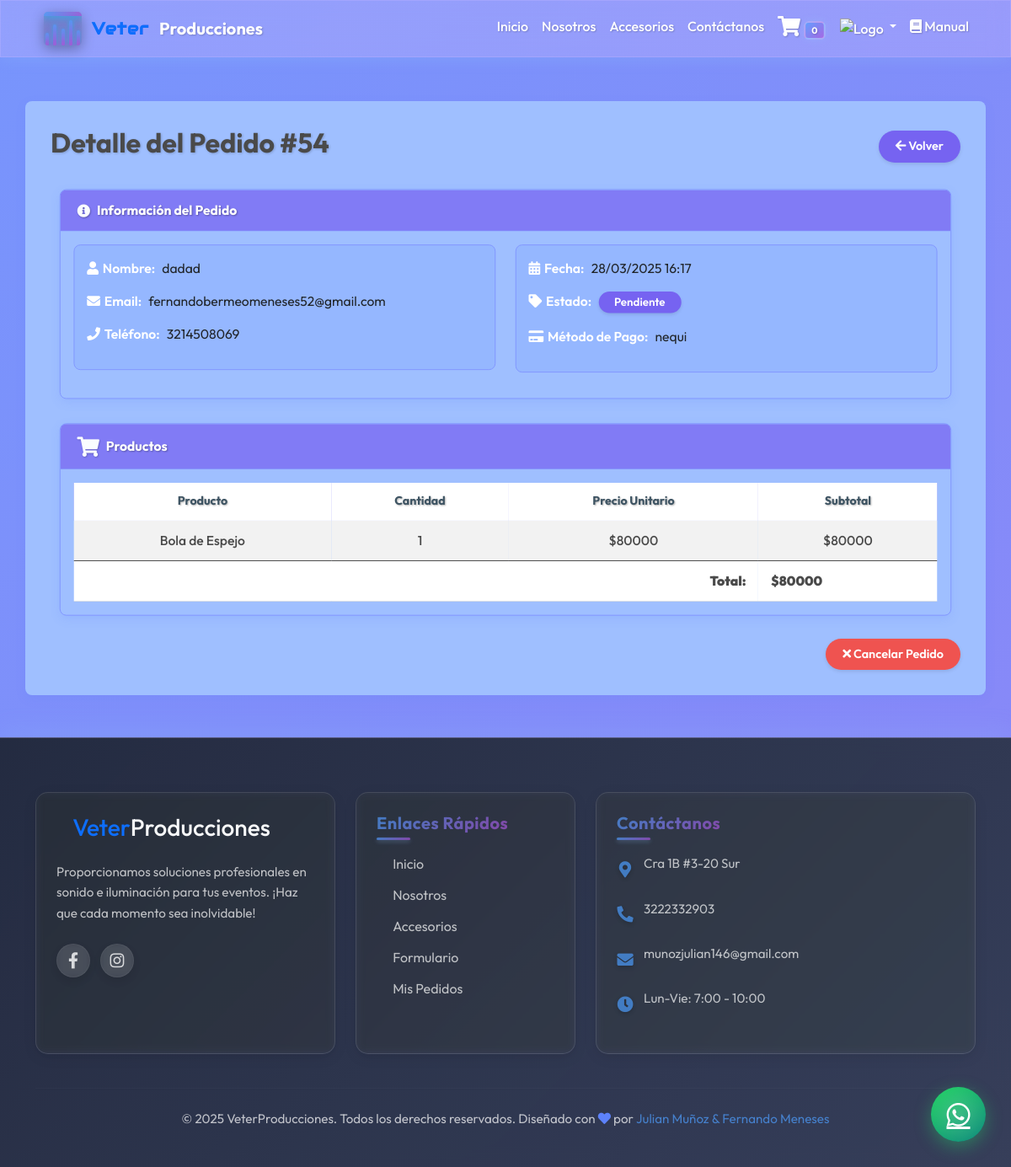
The page /pedido/54/ (signed in) on the database its author committed.
### web/models.py (models this page shows, shortened)
class Orden(models.Model):
    usuario = models.ForeignKey(User, on_delete=models.CASCADE)
    nombre = models.CharField(max_length=200)
    email = models.EmailField()
    telefono = models.CharField(max_length=20)
    fecha_creacion = models.DateTimeField(auto_now_add=True)
    total = models.DecimalField(max_digits=10, decimal_places=2)
    metodo_pago = models.CharField(max_length=50, choices=[
        ('tarjeta', 'Tarjeta de Crédito/Débito'),
        ('transferencia', 'Transferencia Bancaria'),
        ('efectivo', 'Efectivo en Entrega'),
        ('nequi', 'Nequi'),
        ('bancolombia', 'Bancolombia')
    ])
    estado = models.CharField(max_length=50, default='pendiente', choices=[
        ('pendiente', 'Pendiente'),
        ('pagado', 'Pagado'),
        ('cancelado', 'Cancelado')
    ])
    class Meta:
        verbose_name = "Orden"
        verbose_name_plural = "Órdenes"
        ordering = ['-fecha_creacion']

class OrdenItem(models.Model):
    orden = models.ForeignKey(Orden, related_name='items', on_delete=models.CASCADE)
    catalogo = models.ForeignKey(Catalogo, on_delete=models.CASCADE)
    precio = models.DecimalField(max_digits=10, decimal_places=0)
    cantidad = models.PositiveIntegerField(default=1)
    class Meta:
        verbose_name = "Item de Orden"
        verbose_name_plural = "Items de Órdenes"
    def subtotal(self):
        return self.precio * self.cantidad

class Catalogo(models.Model):  # Nombre del modelo en PascalCase
    nombre = models.CharField(max_length=200)
    description = models.TextField()
    precio = models.DecimalField(max_digits=10, decimal_places=2)
    foto = models.ImageField(upload_to='catalogo/')
    disponible = models.BooleanField(default=True)
    fecha_creacion = models.DateTimeField(auto_now_add=True)
    class Meta:
        ordering = ['-fecha_creacion']
        verbose_name = 'Producto del Catálogo'
        verbose_name_plural = 'Productos del Catálogo'

### web/views.py (the view)
# urls.py: path('pedido/<int:pedido_id>/', views.detalle_pedido, name='detalle_pedido'),
@login_required
def detalle_pedido(request, pedido_id):
    orden = get_object_or_404(Orden, id=pedido_id, usuario=request.user)
    return render(request, 'detalle_pedido.html', {
        'pedido': orden,
    })

### web/templates/detalle_pedido.html (shortened to what this page needs)
{% extends 'base.html' %}
{% load static %}
{% block content %}
<link rel="stylesheet" href="{% static 'detalle_pedido.css' %}">
<div class="container pedidos-container" style="margin-top: 120px; margin-bottom: 50px;">
    <div class="d-flex justify-content-between align-items-center mb-4">
        <h2 class="pedidos-title">Detalle del Pedido #{{ pedido.id }}</h2>
        <a href="{% url 'historial_pedidos' %}" class="btn pedido-btn-volver">
            <i class="fas fa-arrow-left"></i> Volver
        </a>
    </div>
    <div class="card pedido-detalle-card mb-4">
        <div class="card-header pedido-detalle-header">
            <h5><i class="fas fa-info-circle"></i> Información del Pedido</h5>
        </div>
        <div class="card-body">
            <div class="row">
                <div class="col-md-6">
                    <div class="cliente-info-row">
                        <p><span class="cliente-info-label"><i class="fas fa-user"></i> Nombre:</span> {{ pedido.nombre }}</p>
                        <p><span class="cliente-info-label"><i class="fas fa-envelope"></i> Email:</span> {{ pedido.email }}</p>
                        <p><span class="cliente-info-label"><i class="fas fa-phone"></i> Teléfono:</span> {{ pedido.telefono }}</p>
                    </div>
                </div>
                <div class="col-md-6">
                    <div class="cliente-info-row">
                        <p><span class="cliente-info-label"><i class="fas fa-calendar-alt"></i> Fecha:</span> {{ pedido.fecha_creacion|date:"d/m/Y H:i" }}</p>
                        <p>
                            <span class="cliente-info-label"><i class="fas fa-tag"></i> Estado:</span>
                            <span class="badge pedido-badge
                                {% if pedido.estado == 'cancelado' %}pedido-badge-cancelado
                                {% elif pedido.estado == 'pagado' %}pedido-badge-pagado
                                {% else %}pedido-badge-pendiente{% endif %}">
                                {{ pedido.estado|title }}
                            </span>
                        </p>
                        <p><span class="cliente-info-label"><i class="fas fa-credit-card"></i> Método de Pago:</span> {{ pedido.metodo_pago }}</p>
                    </div>
                </div>
            </div>
        </div>
    </div>
    <div class="card pedido-detalle-card">
        <div class="card-header pedido-detalle-header">
            <h5><i class="fas fa-shopping-cart"></i> Productos</h5>
        </div>
        <div class="card-body">
            <div class="table-responsive">
                <table class="table table-striped pedido-detalle-table">
                    <thead class="pedido-detalle-thead">
                        <tr>
                            <th>Producto</th>
                            <th>Cantidad</th>
                            <th>Precio Unitario</th>
                            <th>Subtotal</th>
                        </tr>
                    </thead>
                    <tbody>
                        {% for item in pedido.items.all %}
                        <tr>
                            <td>{{ item.catalogo.nombre }}</td>
                            <td>{{ item.cantidad }}</td>
                            <td>${{ item.precio|floatformat:0 }}</td>
                            <td>${{ item.subtotal|floatformat:0 }}</td>
                        </tr>
                        {% endfor %}
                    </tbody>
                    <tfoot>
                        <tr>
                            <td colspan="3" class="text-end"><strong>Total:</strong></td>
                            <td><strong>${{ pedido.total|floatformat:0 }}</strong></td>
                        </tr>
                    </tfoot>
                </table>
            </div>
        </div>
    </div>
    {% if pedido.estado != 'pagado' and pedido.estado != 'cancelado' and pedido.estado != 'completado' %}
    <div class="text-end mt-4">
        <a href="{% url 'cancelar_pedido' pedido.id %}" class="btn pedido-btn-cancelar">
            <i class="fas fa-times"></i> Cancelar Pedido
        </a>
    </div>
    {% endif %}
</div>
{% endblock %}

### web/templates/base.html (shortened to what this page needs)
<!DOCTYPE html>
<html lang="es">
<head>
    <link href="https://cdn.jsdelivr.net/npm/bootstrap@5.3.0/dist/css/bootstrap.min.css" rel="stylesheet">
    <link rel="stylesheet" href="https://cdn.jsdelivr.net/npm/bootstrap-icons@1.11.3/font/bootstrap-icons.min.css">
    <link rel="stylesheet" href="https://cdnjs.cloudflare.com/ajax/libs/font-awesome/6.0.0-beta3/css/all.min.css">
    <link rel="stylesheet" href="https://cdnjs.cloudflare.com/ajax/libs/font-awesome/5.15.4/css/all.min.css">
    {% load static %}
    <link rel="stylesheet" href="{% static 'principal.css' %}">
</head>
<body>
    <nav class="navbar navbar-expand-lg navbar-light fixed-top">
        <div class="container">
            <a href="{% url 'home' %}" class="navbar-brand d-flex align-items-center">
                <div class="navbar-logo">
                    <div class="eq-bar eq-bar-1"></div>
                    <div class="eq-bar eq-bar-2"></div>
                    <div class="eq-bar eq-bar-3"></div>
                    <div class="eq-bar eq-bar-4"></div>
                    <div class="eq-bar eq-bar-5"></div>
                </div>
                <span class="text-primary">Veter</span>Producciones
            </a>
            <div class="collapse navbar-collapse" id="navbar-star">
                <ul class="navbar-nav ms-auto mb-2 mb-lg-0">
                    <li class="nav-item"><a class="nav-link" href="{% url 'home' %}">Inicio</a></li>
                    <li class="nav-item"><a class="nav-link" href="{% url 'nosotros' %}">Nosotros</a></li>
                    <li class="nav-item"><a class="nav-link" href="{% url 'catalogo' %}">Accesorios</a></li>
                    <li class="nav-item"><a class="nav-link" href="{% url 'formulario' %}">Contáctanos</a></li>
                    <li class="nav-item">
                        <a class="nav-link position-relative" href="{% url 'ver_carrito' %}">
                            <i class="fas fa-shopping-cart"></i>
                            {% if request.user.is_authenticated %}
                                <span class="badge bg-danger">{{ request.user.carritoitem_set.count|default:"0" }}</span>
                            {% endif %}
                        </a>
                    </li>
                    <li class="nav-item dropdown">
                        <a class="nav-link dropdown-toggle" href="#" id="navbarDropdown" role="button"
                           data-bs-toggle="dropdown" aria-expanded="false">
                            <img src="https://cdn-icons-png.flaticon.com/512/1077/1077114.png" alt="Logo" style="height: 30px; width: auto;">
                        </a>
                    </li>
                    <li class="nav-item">
                        <a class="nav-link" href="{{ STATIC_URL }}docs/Manual_de_usuario.pdf" target="_blank">
                            <i class="fas fa-book"></i> Manual
                        </a>
                    </li>
                </ul>
            </div>
        </div>
    </nav>
{% block content %}{% endblock %}
<footer>
    <div class="container">
        <div class="row">
            <div class="col-lg-4 col-md-6">
                <div class="footer-card">
                    <a href="{% url 'home' %}" class="footer-logo">
                        <span class="text-primary h3">Veter</span><span class="text-light h3">Producciones</span>
                    </a>
                    <p>Proporcionamos soluciones profesionales en sonido e iluminación para tus eventos. ¡Haz que cada momento sea inolvidable!</p>
                    <div class="social-links">
                        <a href="https://www.facebook.com/vetereventos" target="_blank"><i class="fab fa-facebook-f"></i></a>
                        <a href="https://www.instagram.com/djvetermunoz/" target="_blank"><i class="fab fa-instagram"></i></a>
                    </div>
                </div>
            </div>
            <div class="col-lg-3 col-md-6">
                <div class="footer-card">
                    <h5>Enlaces Rápidos</h5>
                    <a href="{% url 'home' %}">Inicio</a>
                    <a href="{% url 'nosotros' %}">Nosotros</a>
                    <a href="{% url 'catalogo' %}">Accesorios</a>
                    <a href="{% url 'formulario' %}">Formulario</a>
                    {% if user.is_authenticated %}
                    <a href="{% url 'historial_pedidos' %}">Mis Pedidos</a>
                    {% endif %}
                </div>
            </div>
            <div class="col-lg-5 col-md-12">
                <div class="footer-card">
                    <h5>Contáctanos</h5>
                    <div class="contact-info">
                        <i class="fas fa-map-marker-alt"></i>
                        <p>Cra 1B #3-20 Sur</p>
                    </div>
                    <div class="contact-info">
                        <i class="fas fa-phone-alt"></i>
                        <p>3222332903</p>
                    </div>
                    <div class="contact-info">
                        <i class="fas fa-envelope"></i>
                        <p>munozjulian146@gmail.com</p>
                    </div>
                    <div class="contact-info">
                        <i class="fas fa-clock"></i>
                        <p>Lun-Vie: 7:00 - 10:00</p>
                    </div>
                </div>
            </div>
        </div>
        <hr>
        <div class="copyright">
            <p>&copy; {% now "Y" %} VeterProducciones. Todos los derechos reservados. Diseñado con <i class="fas fa-heart" style="color: var(--primary-color);"></i> por <a href="#">Julian Muñoz & Fernando Meneses</a></p>
        </div>
    </div>
</footer>
<a href="https://api.whatsapp.com/send?phone=573214508096&text=Hola.%20Me%20gustaria%20obtener%20mas%20informaci%C3%B3n" class="whatsapp-float" target="_blank">
    <div class="inner-glow"></div>
    <i class="fab fa-whatsapp" style="font-size: 32px;"></i>
</a>
</body>
</html>

### web/static/detalle_pedido.css (style rules this page uses)
:root { --primary-color: #5d82fb; --primary-hover: #4a6cd9; --secondary-color: #7663f1; --secondary-hover: #7663f1; --success-color: #4CAF50; --danger-color: #ef5350; --danger-hover: #e53935; --text-color: #333333; --text-light: #ffffff; --text-white: #4a4a4a; --background-light: #9fbfff; --background-medium: #95b7ff; --background-lila: #d2bcfd; --background-lila-medium: #d0b2ff; --background-body: #7189ff99; --border-color: #8296ff; --border-radius: 8px; --box-shadow: 0 4px 12px rgba(93, 130, 251, 0.15); --transition: all 0.3s ease; --header-bg: #7663f1ba; }
body { background-color: var(--background-body); color: var(--text-white); font-family: 'Segoe UI', Tahoma, Geneva, Verdana, sans-serif; background-image: linear-gradient(135deg, #5d82fba6 0%, #7663f197 100%); background-attachment: fixed; min-height: 100vh; }
.pedidos-container { background-color: var(--background-light); border-radius: var(--border-radius); box-shadow: var(--box-shadow); padding: 30px; position: relative; }
.pedidos-title { color: var(--text-white); font-weight: 700; font-size: 2rem; margin-bottom: 10px; text-shadow: 1px 1px 3px rgba(0, 0, 0, 0.2); }
.pedido-badge { padding: 6px 12px; font-weight: 600; border-radius: 20px; font-size: 0.85rem; display: inline-flex; align-items: center; gap: 5px; min-width: 100px; justify-content: center; box-shadow: 0 2px 4px rgba(0, 0, 0, 0.1); }
.pedido-badge-pendiente { background-color: var(--secondary-color); color: white; }
.pedido-btn-cancelar { background-color: var(--danger-color); color: white; border: none; border-radius: 20px; padding: 8px 20px; font-size: 0.9rem; font-weight: 600; transition: var(--transition); text-decoration: none; box-shadow: 0 2px 4px rgba(0, 0, 0, 0.1); }
.pedido-btn-volver { background-color: var(--secondary-color); color: white; border: none; border-radius: 20px; padding: 8px 20px; font-size: 0.9rem; font-weight: 600; transition: var(--transition); text-decoration: none; box-shadow: 0 2px 4px rgba(0, 0, 0, 0.1); }
.pedido-detalle-card { border-radius: var(--border-radius); box-shadow: var(--box-shadow); overflow: hidden; margin-bottom: 25px; background-color: var(--background-light); border: 1px solid var(--border-color); }
.pedido-detalle-header { background-color: var(--header-bg); border-bottom: 1px solid var(--border-color); padding: 15px 20px; }
.pedido-detalle-header h5 { color: #ffffff; font-weight: 700; margin: 0; font-size: 1rem; text-shadow: 1px 1px 2px rgba(0, 0, 0, 0.3); display: flex; align-items: center; }
.pedido-detalle-header h5 i { margin-right: 8px; color: #fafdff; }
.pedido-detalle-table { margin-bottom: 0; width: 100%; }
.pedido-detalle-thead { background-color: var(--header-bg); }
.pedido-detalle-thead th { color: #3e5463; font-weight: 700; padding: 12px 15px; font-size: 0.9rem; border: none; text-shadow: 1px 1px 2px rgba(0, 0, 0, 0.3); text-align: center; }
.pedido-detalle-table tbody tr { background-color: var(--background-light); border-bottom: 1px solid var(--border-color); }
.pedido-detalle-table tbody tr:last-child { border-bottom: none; }
.pedido-detalle-table tbody td { padding: 12px 15px; color: var(--text-white); font-weight: 500; text-align: center; }
.pedido-detalle-table tfoot { background-color: var(--background-medium); }
.pedido-detalle-table tfoot td { font-weight: 700; color: var(--text-white); padding: 12px 15px; }
.cliente-info-row { background-color: var(--background-medium); border-radius: var(--border-radius); padding: 15px; margin-bottom: 15px; border: 1px solid var(--border-color); }
.cliente-info-label { color: #ffffff; font-weight: 600; margin-right: 5px; display: inline-flex; align-items: center; }
.cliente-info-label i { margin-right: 5px; }

### rows shown on the page
Orden: id "54", nombre "dadad", email "fernandobermeomeneses52@gmail.com", telefono "3214508069", fecha_creacion "28/03/2025 16:17", estado "Pendiente", metodo_pago "nequi", total "80000"
OrdenItem: catalogo.nombre "Bola de Espejo", cantidad "1", precio "80000", subtotal "80000"

### other values the page prints
{{ request.user.carritoitem_set.count|default:"0" }} "0"
